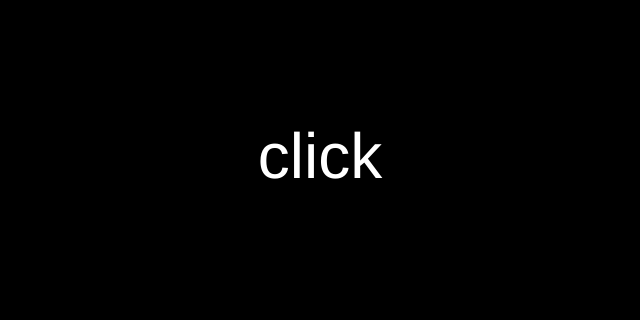
Frame 1 (no input)
Frame 60 (no input): identical to frame 1, image omitted
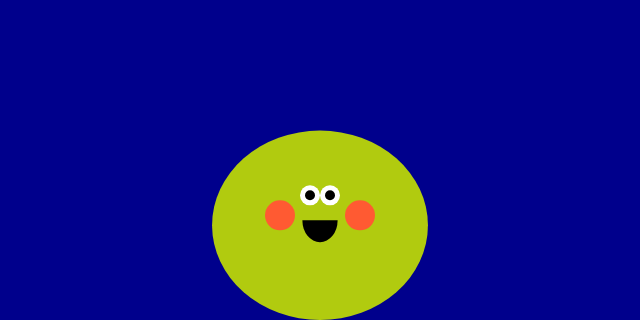
Frame 120 (the mouse pressed at the canvas centre since frame 60)

The p5.js sketch that drew these frames (run headless with seeded random() and noise() and a simulated clock; from frame 60 on, the mouse is pressed at the canvas centre):

// p5.js sketch
// ── sketch.js
let x, y, r, g, b, a, mx, my;

function setup() {
  createCanvas(640, 320);
  background(0);
  noStroke();
  textSize(64);
  textAlign(CENTER, CENTER);
  fill(255);
  text('click', width / 2, height / 2);

  // 초기값 설정
  x = random(90, width - 70);
  y = random(90, height - 20);
  r = random(255);
  g = random(255);
  b = random(255);
  a = random(50, 100);
  mx = random(20, 40);
  my = random(10, 60);
}

function mousePressed() {
  // 새로운 값 생성
  x = random(90, width - 70);
  y = random(90, height - 20);
  r = random(255);
  g = random(255);
  b = random(255);
  a = random(50, 100);
  mx = random(20, 40);
  my = random(10, 60);

  // 배경색 설정
  background(255 - r - 100, 255 - g - 100, 255 - b - 100);

  // 본체 색상
  fill(r, g, b);
  ellipse(width / 2, height - y / 2, x, y);

  // 눈 그리기
  fill(255);
  circle(width / 2 - 10, height - y / 2 - 30, 20);
  circle(width / 2 + 10, height - y / 2 - 30, 20);

  fill(0);
  circle(width / 2 - 10, height - y / 2 - 30, 10);
  circle(width / 2 + 10, height - y / 2 - 30, 10);

  // 볼 그리기
  fill(255, 90, 50);
  circle(width / 2 - 40, height - y / 2 - 10, 30);
  circle(width / 2 + 40, height - y / 2 - 10, 30);

  // 입 그리기
  fill(0);
  arc(width / 2, height - y / 2 - 5, mx, my, 0, PI, OPEN);
}

function draw() {
  // draw 함수가 비어있으므로, 지속적인 애니메이션은 없음
}
